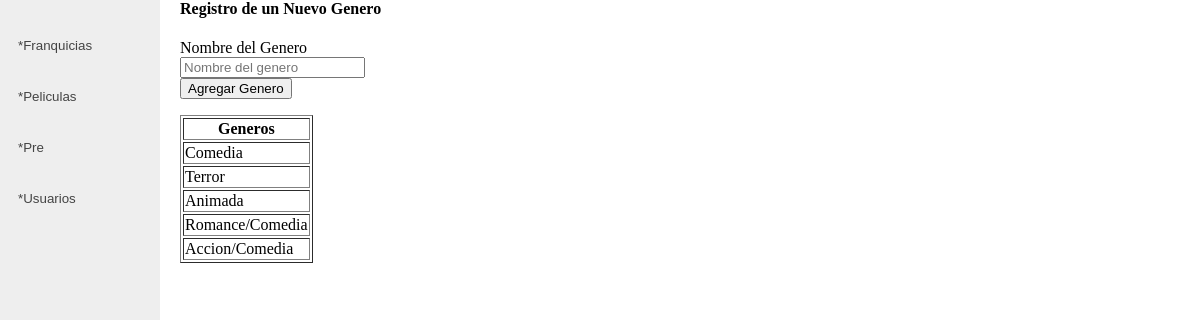
The page /modoadmin/GestiondePeliculas/new_genero.php on the database its author committed.
### tables this page shows
CREATE TABLE `genero_pelicula` (
  `id_genero` int(2) NOT NULL AUTO_INCREMENT,
  `genero_pelicula` varchar(45) NOT NULL,
  PRIMARY KEY (`id_genero`)
);

### modoadmin/GestiondePeliculas/new_genero.php (the view)
<?php
require '../conexion/conexion.php';
$resultado = $pdo->query("Select genero_pelicula from genero_pelicula");
?>
<div>
    <?php require '../menus/menu_lado.php'; ?>
</div>
<div id="formularios">
    <div class="encabezado">
        <h4>
            Registro de un Nuevo Genero
        </h4>
    </div>
    <div class="cuerpo">
        <form class="formulario" action="save_genero.php" method="post" >
            <div>
                <label>Nombre del Genero </label>
                <br>
                <input type="text" required placeholder="Nombre del genero" name="nombre_genero">
            </div>
            <div class="botones">
                <button type="submit" class="btn btn-success" name="boton_guardar_genero">Agregar Genero</button>
            </div>
        </form>
    </div>
</div>
<div>
    <table id="tablas" border="1">
        <thead>
        <tr>
            <th>Generos</th>
        </tr>
        </thead>
        <tbody>
        <?php foreach ($resultado as $genero): ?>
            <tr>
                <td><?php echo $genero['genero_pelicula']?></td>
            </tr>
        <?php endforeach;?>
        </tbody>
    </table>
</div>

### modoadmin/menus/menu_lado.php (style rules this page uses)
body { margin: 0px; margin-left: 180px; }

### rows shown on the page
genero_pelicula: genero_pelicula "Comedia"
genero_pelicula: genero_pelicula "Terror"
genero_pelicula: genero_pelicula "Animada"
genero_pelicula: genero_pelicula "Romance/Comedia"
genero_pelicula: genero_pelicula "Accion/Comedia"
